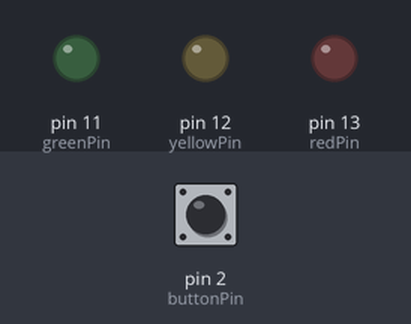
Bench run of a sketch on a simulated Arduino Uno, built with avr-gcc and run on an emulated ATmega328P. Parts: output pins drawn as LEDs (lit = HIGH). Inputs (shaded band) come from the test bench; at power-on: pin 2 (buttonPin) HIGH.

Above: at 1.2 s.
1.3 s: pin 2 (buttonPin) pulled LOW for 0.15 s
At 2.8 s:
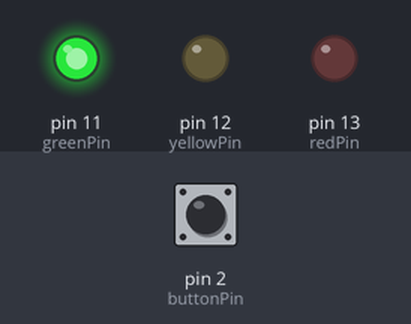
3.8 s: pin 2 (buttonPin) pulled LOW for 1 s
At 5.9 s:
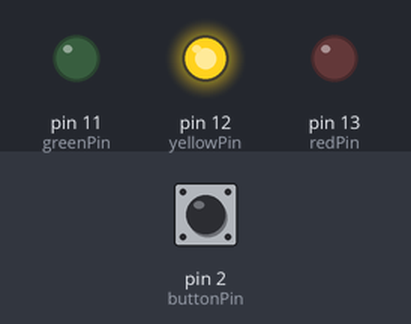
6.3 s: pin 2 (buttonPin) pulled LOW for 0.15 s
At 7.8 s:
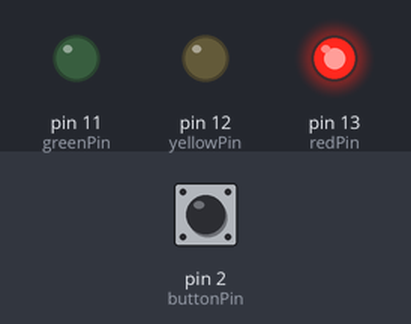
8.8 s: pin 2 (buttonPin) pulled LOW for 3.2 s
At 10.9 s:
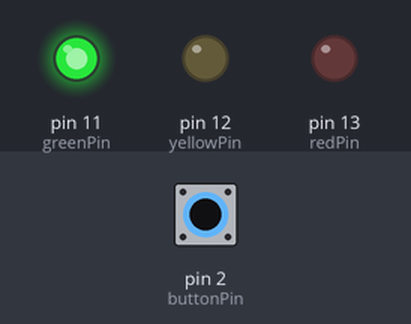
Timing chart, 0 to 12.4 s (numbered marks = the images above; inputs shaded):
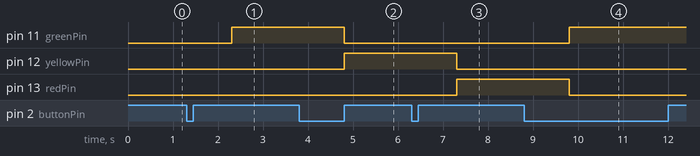

Measured:
- after the input at 1.3 s, pin 11 (greenPin): LOW → HIGH after 1.0 s
- after the input at 3.8 s, pin 11 (greenPin): HIGH → LOW after 1.0 s; pin 12 (yellowPin): LOW → HIGH after 1.0 s
- after the input at 6.3 s, pin 12 (yellowPin): HIGH → LOW after 1.0 s; pin 13 (redPin): LOW → HIGH after 1.0 s
- after the input at 8.8 s, pin 11 (greenPin): LOW → HIGH after 1.0 s; pin 13 (redPin): HIGH → LOW after 1.0 s

The sketch:

Traffic_Light.ino
```cpp
int redPin = 13;
int yellowPin = 12;
int greenPin = 11;
int buttonPin = 2; // Pin 2 supports external interrupts on the Uno

volatile bool button = false;

void setup() {
  pinMode(redPin, OUTPUT);
  pinMode(yellowPin, OUTPUT);
  pinMode(greenPin, OUTPUT);

  // Use internal pull-up resistor (button reads HIGH when unpressed, LOW when pressed)
  pinMode(buttonPin, INPUT_PULLUP);

  // Attach the interrupt to Pin 2. Triggers when voltage FALLS (button is pressed)
  attachInterrupt(digitalPinToInterrupt(buttonPin), buttonPressed, FALLING);
}

void loop() {
  if (button) {
    if (digitalRead(redPin) == LOW && digitalRead(yellowPin) == LOW && digitalRead(greenPin) == LOW) {
      delay(1000);
      digitalWrite(greenPin, HIGH);
    } else if (digitalRead(redPin) == LOW && digitalRead(yellowPin) == LOW && digitalRead(greenPin) == HIGH) {
      delay(1000);
      digitalWrite(greenPin, LOW);
      digitalWrite(yellowPin, HIGH);
    } else if (digitalRead(redPin) == LOW && digitalRead(yellowPin) == HIGH && digitalRead(greenPin) == LOW) {
      delay(1000);
      digitalWrite(yellowPin, LOW);
      digitalWrite(redPin, HIGH);
    } else if (digitalRead(redPin) == HIGH && digitalRead(yellowPin) == LOW && digitalRead(greenPin) == LOW) {
      delay(1000);
      digitalWrite(redPin, LOW);
      digitalWrite(greenPin, HIGH);
    }
    button = false;
  }
}

// The Interrupt Service Routine (ISR)
void buttonPressed() {
  button = true;
}
```
